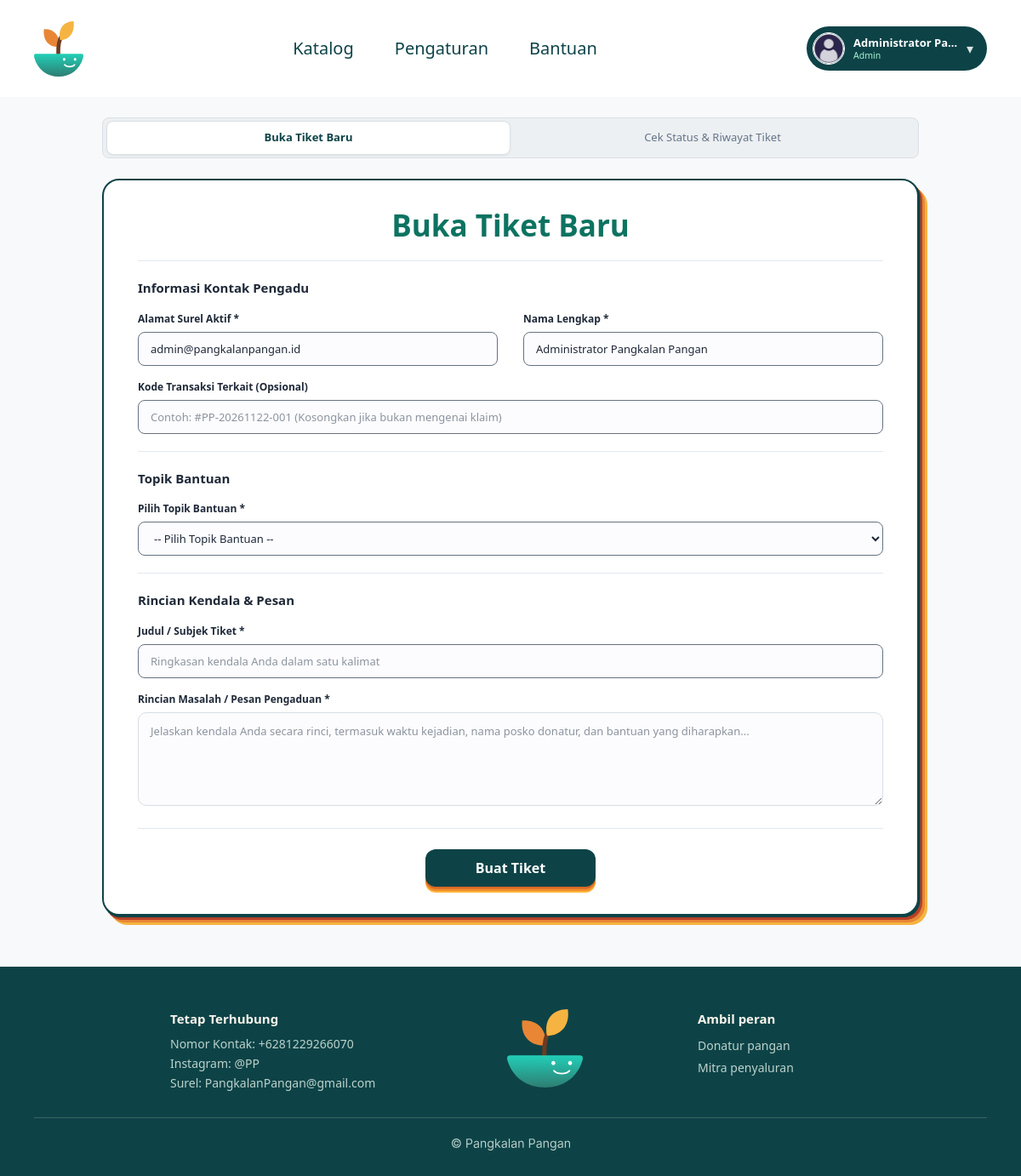
/customer_service.php (signed in), run on the app's committed database.
### tables this page shows
CREATE TABLE pengguna (
  id INT AUTO_INCREMENT PRIMARY KEY,
  username VARCHAR(50) NOT NULL UNIQUE,
  email VARCHAR(100) NOT NULL UNIQUE,
  kata_sandi_hash VARCHAR(255) NOT NULL,
  nama_lengkap VARCHAR(100) NOT NULL,
  foto_profil VARCHAR(255) NOT NULL DEFAULT 'default_avatar.png',
  peran ENUM('admin', 'produsen', 'konsumen') NOT NULL DEFAULT 'konsumen',
  dokumen_kelayakan VARCHAR(255) NULL,
  status_verifikasi ENUM('menunggu', 'disetujui', 'ditolak') NOT NULL DEFAULT 'menunggu',
  catatan_verifikasi TEXT NULL,
  dibuat_pada DATETIME NOT NULL DEFAULT CURRENT_TIMESTAMP
);

### customer_service.php (the view, shortened to what this page needs)
<?php
require_once 'config/database.php';
$pengguna_id = (int) $_SESSION['user_id'];
$email_user = '';
$nama_user = isset($_SESSION['full_name']) ? $_SESSION['full_name'] : '';
$stmt = $conn ? mysqli_prepare($conn, "SELECT email, nama_lengkap FROM pengguna WHERE id = ?") : false;
if ($stmt) {
    mysqli_stmt_bind_param($stmt, "i", $pengguna_id);
    mysqli_stmt_execute($stmt);
    $res = mysqli_stmt_get_result($stmt);
    if ($row = mysqli_fetch_assoc($res)) {
        $email_user = $row['email'];
        $nama_user = $row['nama_lengkap'];
    }
}
?>
<!DOCTYPE html PUBLIC "-//W3C//DTD XHTML 1.0 Strict//EN"
  "http://www.w3.org/TR/xhtml1/DTD/xhtml1-strict.dtd">
<html xmlns="http://www.w3.org/1999/xhtml" xml:lang="id" lang="id">
<head>
    <link rel="stylesheet" type="text/css" href="assets/css/style.css?v=7" />
    <link rel="stylesheet" type="text/css" href="assets/css/components.css?v=7" />
    <link rel="stylesheet" type="text/css" href="assets/css/customer_service.css?v=1" />
</head>
<body data-auth="true">
    <div class="page-wrapper">
        <?php include 'includes/navbar.php'; ?>
        <div class="cs-page-section">
            <div class="cs-tab-container">
                <a href="customer_service.php" class="cs-tab-item active">Buka Tiket Baru</a>
                <a href="ticket_history.php" class="cs-tab-item">Cek Status &amp; Riwayat Tiket</a>
            </div>
            <div class="cs-main-card">
                <h1 class="cs-card-title">Buka Tiket Baru</h1>
                <hr class="cs-divider" />
                <form action="actions/cs_ticket_create.php" method="post" id="csTicketForm">
                    <h2 class="cs-section-title">Informasi Kontak Pengadu</h2>
                    <div class="cs-form-row">
                        <div class="cs-form-col">
                            <label for="emailInput" class="cs-label">Alamat Surel Aktif *</label>
                            <input type="text" id="emailInput" name="email" class="cs-input" value="<?php echo htmlspecialchars($email_user, ENT_QUOTES, 'UTF-8'); ?>" readonly="readonly" />
                        </div>
                        <div class="cs-form-col">
                            <label for="nameInput" class="cs-label">Nama Lengkap *</label>
                            <input type="text" id="nameInput" name="full_name" class="cs-input" value="<?php echo htmlspecialchars($nama_user, ENT_QUOTES, 'UTF-8'); ?>" readonly="readonly" />
                        </div>
                    </div>
                    <div class="cs-form-row">
                        <div class="cs-form-col">
                            <label for="trxCodeInput" class="cs-label">Kode Transaksi Terkait (Opsional)</label>
                            <input type="text" id="trxCodeInput" name="trx_code" class="cs-input" maxlength="32" />
                        </div>
                    </div>
                    <hr class="cs-divider" />
                    <h2 class="cs-section-title">Topik Bantuan</h2>
                    <div class="cs-form-row">
                        <div class="cs-form-col">
                            <label for="topicSelect" class="cs-label">Pilih Topik Bantuan *</label>
                            <select id="topicSelect" name="topic" class="cs-select">
                                <option value="">-- Pilih Topik Bantuan --</option>
                            </select>
                        </div>
                    </div>
                    <hr class="cs-divider" />
                    <h2 class="cs-section-title">Rincian Kendala &amp; Pesan</h2>
                    <div class="cs-form-row">
                        <div class="cs-form-col">
                            <label for="subjectInput" class="cs-label">Judul / Subjek Tiket *</label>
                            <input type="text" id="subjectInput" name="subject" class="cs-input" />
                        </div>
                    </div>
                    <div class="cs-form-row">
                        <div class="cs-form-col">
                            <label for="messageTextarea" class="cs-label">Rincian Masalah / Pesan Pengaduan *</label>
                            <textarea id="messageTextarea" name="message" class="cs-textarea" rows="4" cols="50"></textarea>
                        </div>
                    </div>
                    <hr class="cs-divider" />
                    <div class="cs-btn-wrap">
                        <button type="submit" class="btn-cs-submit" id="btnSubmitTicket">Buat Tiket</button>
                    </div>
                </form>
            </div>
        </div>
        <div class="site-footer" id="about">
            <div class="footer-inner">
                <div class="footer-top-columns">
                    <div class="footer-col-left" id="help">
                        <div class="footer-heading">Tetap Terhubung</div>
                        <div class="footer-contact-p">Nomor Kontak: +6281229266070</div>
                        <div class="footer-contact-p">Instagram: @PP</div>
                        <div class="footer-contact-p">Surel: PangkalanPangan@gmail.com</div>
                    </div>
                    <div class="footer-col-center">
                        <img src="assets/images/footer_logo_sprout.svg" alt="Logo Pangkalan Pangan Footer" class="footer-center-logo" />
                    </div>
                    <div class="footer-col-right">
                        <div class="footer-heading">Ambil peran</div>
                        <ul class="footer-link-list">
                            <li><a href="register.php?role=donor">Donatur pangan</a></li>
                            <li><a href="register.php?role=donor">Mitra penyaluran</a></li>
                        </ul>
                    </div>
                </div>
                <hr class="footer-divider-line" />
                <div class="footer-bottom-copy">
                    <img src="assets/images/footer_copyright.svg" alt="Pangkalan Pangan. Bersama merawat kebaikan." class="footer-copy-img" />
                </div>
            </div>
        </div>
    </div>
</body>
</html>

### assets/css/style.css (style rules this page uses)
* { box-sizing: border-box; margin: 0; padding: 0; }
html { width: 100%; min-height: 100%; overflow-x: hidden; overflow-y: scroll; -webkit-text-size-adjust: 100%; scroll-behavior: smooth; }
body { font-family: 'Segoe UI', -apple-system, BlinkMacSystemFont, Roboto, Helvetica, Arial, sans-serif; background-color: #ffffff; color: #1a202c; line-height: 1.5; -webkit-font-smoothing: antialiased; -moz-osx-font-smoothing: grayscale; width: 100%; min-height: 100%; position: relative; overflow: visible; }
.page-wrapper { width: 100%; margin: 0 auto; background-color: #ffffff; }
.site-footer { width: 100%; background-color: #0d4347; color: #bcd2cc; padding: 50px 0 30px 0; position: relative; box-sizing: border-box; }
.footer-inner { width: 1329px; max-width: 100%; margin: 0 auto; padding: 0 40px; box-sizing: border-box; }
.footer-top-columns { display: flex; justify-content: space-between; align-items: flex-start; padding: 0 160px; margin-bottom: 28px; }
.footer-col-left { width: 280px; text-align: left; }
.footer-col-center { display: flex; justify-content: center; align-items: center; width: 120px; }
.footer-center-logo { width: 89px; height: 92px; display: block; }
.footer-col-right { width: 200px; text-align: left; padding-left: 20px; }
.footer-heading { font-size: 15px; font-weight: 600; color: #faf5eb; margin-bottom: 8px; }
.footer-contact-p { font-size: 14px; line-height: 1.5; color: #bcd2cc; margin-bottom: 2px; }
.footer-link-list { list-style: none; margin: 0; padding: 0; }
.footer-link-list li { margin-bottom: 2px; }
.footer-link-list a { font-size: 14px; line-height: 1.5; color: #bcd2cc; text-decoration: none; transition: color 0.2s ease; }
.footer-divider-line { width: 100%; max-width: 1280px; height: 1px; background-color: #3a6362; border: none; margin: 24px auto 20px auto; }
.footer-bottom-copy { display: flex; justify-content: center; align-items: center; padding-top: 4px; }
.footer-copy-img { width: 139px; height: 14px; display: block; }

### data on the page
pengguna: email "admin@pangkalanpangan.id", full_name "Administrator Pangkalan Pangan"

### other printed values
$user_display_name "Administrator Pa…"
$user_role_label "Admin"
